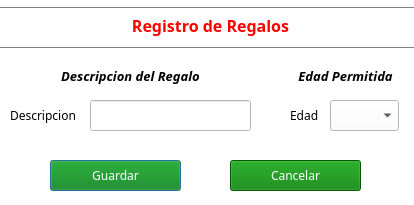
<?xml version="1.0" encoding="UTF-8"?>
<ui version="4.0">
 <class>regalo</class>
 <widget class="QDialog" name="regalo">
  <property name="geometry">
   <rect>
    <x>0</x>
    <y>0</y>
    <width>414</width>
    <height>205</height>
   </rect>
  </property>
  <property name="palette">
   <palette>
    <active>
     <colorrole role="WindowText">
      <brush brushstyle="SolidPattern">
       <color alpha="255">
        <red>0</red>
        <green>0</green>
        <blue>0</blue>
       </color>
      </brush>
     </colorrole>
     <colorrole role="Button">
      <brush brushstyle="SolidPattern">
       <color alpha="255">
        <red>255</red>
        <green>255</green>
        <blue>255</blue>
       </color>
      </brush>
     </colorrole>
     <colorrole role="Light">
      <brush brushstyle="SolidPattern">
       <color alpha="255">
        <red>255</red>
        <green>255</green>
        <blue>255</blue>
       </color>
      </brush>
     </colorrole>
     <colorrole role="Midlight">
      <brush brushstyle="SolidPattern">
       <color alpha="255">
        <red>255</red>
        <green>255</green>
        <blue>255</blue>
       </color>
      </brush>
     </colorrole>
     <colorrole role="Dark">
      <brush brushstyle="SolidPattern">
       <color alpha="255">
        <red>127</red>
        <green>127</green>
        <blue>127</blue>
       </color>
      </brush>
     </colorrole>
     <colorrole role="Mid">
      <brush brushstyle="SolidPattern">
       <color alpha="255">
        <red>170</red>
        <green>170</green>
        <blue>170</blue>
       </color>
      </brush>
     </colorrole>
     <colorrole role="Text">
      <brush brushstyle="SolidPattern">
       <color alpha="255">
        <red>0</red>
        <green>0</green>
        <blue>0</blue>
       </color>
      </brush>
     </colorrole>
     <colorrole role="BrightText">
      <brush brushstyle="SolidPattern">
       <color alpha="255">
        <red>255</red>
        <green>255</green>
        <blue>255</blue>
       </color>
      </brush>
     </colorrole>
     <colorrole role="ButtonText">
      <brush brushstyle="SolidPattern">
       <color alpha="255">
        <red>0</red>
        <green>0</green>
        <blue>0</blue>
       </color>
      </brush>
     </colorrole>
     <colorrole role="Base">
      <brush brushstyle="SolidPattern">
       <color alpha="255">
        <red>255</red>
        <green>255</green>
        <blue>255</blue>
       </color>
      </brush>
     </colorrole>
     <colorrole role="Window">
      <brush brushstyle="SolidPattern">
       <color alpha="255">
        <red>255</red>
        <green>255</green>
        <blue>255</blue>
       </color>
      </brush>
     </colorrole>
     <colorrole role="Shadow">
      <brush brushstyle="SolidPattern">
       <color alpha="255">
        <red>0</red>
        <green>0</green>
        <blue>0</blue>
       </color>
      </brush>
     </colorrole>
     <colorrole role="AlternateBase">
      <brush brushstyle="SolidPattern">
       <color alpha="255">
        <red>255</red>
        <green>255</green>
        <blue>255</blue>
       </color>
      </brush>
     </colorrole>
     <colorrole role="ToolTipBase">
      <brush brushstyle="SolidPattern">
       <color alpha="255">
        <red>255</red>
        <green>255</green>
        <blue>220</blue>
       </color>
      </brush>
     </colorrole>
     <colorrole role="ToolTipText">
      <brush brushstyle="SolidPattern">
       <color alpha="255">
        <red>0</red>
        <green>0</green>
        <blue>0</blue>
       </color>
      </brush>
     </colorrole>
    </active>
    <inactive>
     <colorrole role="WindowText">
      <brush brushstyle="SolidPattern">
       <color alpha="255">
        <red>0</red>
        <green>0</green>
        <blue>0</blue>
       </color>
      </brush>
     </colorrole>
     <colorrole role="Button">
      <brush brushstyle="SolidPattern">
       <color alpha="255">
        <red>255</red>
        <green>255</green>
        <blue>255</blue>
       </color>
      </brush>
     </colorrole>
     <colorrole role="Light">
      <brush brushstyle="SolidPattern">
       <color alpha="255">
        <red>255</red>
        <green>255</green>
        <blue>255</blue>
       </color>
      </brush>
     </colorrole>
     <colorrole role="Midlight">
      <brush brushstyle="SolidPattern">
       <color alpha="255">
        <red>255</red>
        <green>255</green>
        <blue>255</blue>
       </color>
      </brush>
     </colorrole>
     <colorrole role="Dark">
      <brush brushstyle="SolidPattern">
       <color alpha="255">
        <red>127</red>
        <green>127</green>
        <blue>127</blue>
       </color>
      </brush>
     </colorrole>
     <colorrole role="Mid">
      <brush brushstyle="SolidPattern">
       <color alpha="255">
        <red>170</red>
        <green>170</green>
        <blue>170</blue>
       </color>
      </brush>
     </colorrole>
     <colorrole role="Text">
      <brush brushstyle="SolidPattern">
       <color alpha="255">
        <red>0</red>
        <green>0</green>
        <blue>0</blue>
       </color>
      </brush>
     </colorrole>
     <colorrole role="BrightText">
      <brush brushstyle="SolidPattern">
       <color alpha="255">
        <red>255</red>
        <green>255</green>
        <blue>255</blue>
       </color>
      </brush>
     </colorrole>
     <colorrole role="ButtonText">
      <brush brushstyle="SolidPattern">
       <color alpha="255">
        <red>0</red>
        <green>0</green>
        <blue>0</blue>
       </color>
      </brush>
     </colorrole>
     <colorrole role="Base">
      <brush brushstyle="SolidPattern">
       <color alpha="255">
        <red>255</red>
        <green>255</green>
        <blue>255</blue>
       </color>
      </brush>
     </colorrole>
     <colorrole role="Window">
      <brush brushstyle="SolidPattern">
       <color alpha="255">
        <red>255</red>
        <green>255</green>
        <blue>255</blue>
       </color>
      </brush>
     </colorrole>
     <colorrole role="Shadow">
      <brush brushstyle="SolidPattern">
       <color alpha="255">
        <red>0</red>
        <green>0</green>
        <blue>0</blue>
       </color>
      </brush>
     </colorrole>
     <colorrole role="AlternateBase">
      <brush brushstyle="SolidPattern">
       <color alpha="255">
        <red>255</red>
        <green>255</green>
        <blue>255</blue>
       </color>
      </brush>
     </colorrole>
     <colorrole role="ToolTipBase">
      <brush brushstyle="SolidPattern">
       <color alpha="255">
        <red>255</red>
        <green>255</green>
        <blue>220</blue>
       </color>
      </brush>
     </colorrole>
     <colorrole role="ToolTipText">
      <brush brushstyle="SolidPattern">
       <color alpha="255">
        <red>0</red>
        <green>0</green>
        <blue>0</blue>
       </color>
      </brush>
     </colorrole>
    </inactive>
    <disabled>
     <colorrole role="WindowText">
      <brush brushstyle="SolidPattern">
       <color alpha="255">
        <red>127</red>
        <green>127</green>
        <blue>127</blue>
       </color>
      </brush>
     </colorrole>
     <colorrole role="Button">
      <brush brushstyle="SolidPattern">
       <color alpha="255">
        <red>255</red>
        <green>255</green>
        <blue>255</blue>
       </color>
      </brush>
     </colorrole>
     <colorrole role="Light">
      <brush brushstyle="SolidPattern">
       <color alpha="255">
        <red>255</red>
        <green>255</green>
        <blue>255</blue>
       </color>
      </brush>
     </colorrole>
     <colorrole role="Midlight">
      <brush brushstyle="SolidPattern">
       <color alpha="255">
        <red>255</red>
        <green>255</green>
        <blue>255</blue>
       </color>
      </brush>
     </colorrole>
     <colorrole role="Dark">
      <brush brushstyle="SolidPattern">
       <color alpha="255">
        <red>127</red>
        <green>127</green>
        <blue>127</blue>
       </color>
      </brush>
     </colorrole>
     <colorrole role="Mid">
      <brush brushstyle="SolidPattern">
       <color alpha="255">
        <red>170</red>
        <green>170</green>
        <blue>170</blue>
       </color>
      </brush>
     </colorrole>
     <colorrole role="Text">
      <brush brushstyle="SolidPattern">
       <color alpha="255">
        <red>127</red>
        <green>127</green>
        <blue>127</blue>
       </color>
      </brush>
     </colorrole>
     <colorrole role="BrightText">
      <brush brushstyle="SolidPattern">
       <color alpha="255">
        <red>255</red>
        <green>255</green>
        <blue>255</blue>
       </color>
      </brush>
     </colorrole>
     <colorrole role="ButtonText">
      <brush brushstyle="SolidPattern">
       <color alpha="255">
        <red>127</red>
        <green>127</green>
        <blue>127</blue>
       </color>
      </brush>
     </colorrole>
     <colorrole role="Base">
      <brush brushstyle="SolidPattern">
       <color alpha="255">
        <red>255</red>
        <green>255</green>
        <blue>255</blue>
       </color>
      </brush>
     </colorrole>
     <colorrole role="Window">
      <brush brushstyle="SolidPattern">
       <color alpha="255">
        <red>255</red>
        <green>255</green>
        <blue>255</blue>
       </color>
      </brush>
     </colorrole>
     <colorrole role="Shadow">
      <brush brushstyle="SolidPattern">
       <color alpha="255">
        <red>0</red>
        <green>0</green>
        <blue>0</blue>
       </color>
      </brush>
     </colorrole>
     <colorrole role="AlternateBase">
      <brush brushstyle="SolidPattern">
       <color alpha="255">
        <red>255</red>
        <green>255</green>
        <blue>255</blue>
       </color>
      </brush>
     </colorrole>
     <colorrole role="ToolTipBase">
      <brush brushstyle="SolidPattern">
       <color alpha="255">
        <red>255</red>
        <green>255</green>
        <blue>220</blue>
       </color>
      </brush>
     </colorrole>
     <colorrole role="ToolTipText">
      <brush brushstyle="SolidPattern">
       <color alpha="255">
        <red>0</red>
        <green>0</green>
        <blue>0</blue>
       </color>
      </brush>
     </colorrole>
    </disabled>
   </palette>
  </property>
  <property name="windowTitle">
   <string>Dialog</string>
  </property>
  <widget class="QComboBox" name="listEdad">
   <property name="geometry">
    <rect>
     <x>330</x>
     <y>100</y>
     <width>69</width>
     <height>31</height>
    </rect>
   </property>
   <property name="font">
    <font>
     <family>Century Gothic</family>
    </font>
   </property>
  </widget>
  <widget class="QLabel" name="label">
   <property name="geometry">
    <rect>
     <x>10</x>
     <y>10</y>
     <width>401</width>
     <height>31</height>
    </rect>
   </property>
   <property name="font">
    <font>
     <family>Century Gothic</family>
     <pointsize>12</pointsize>
     <weight>75</weight>
     <bold>true</bold>
    </font>
   </property>
   <property name="styleSheet">
    <string notr="true">color: rgb(255, 0, 0);</string>
   </property>
   <property name="text">
    <string>Registro de Regalos</string>
   </property>
   <property name="alignment">
    <set>Qt::AlignCenter</set>
   </property>
  </widget>
  <widget class="QPushButton" name="botGuardar">
   <property name="geometry">
    <rect>
     <x>50</x>
     <y>160</y>
     <width>131</width>
     <height>31</height>
    </rect>
   </property>
   <property name="font">
    <font>
     <family>Century Gothic</family>
    </font>
   </property>
   <property name="styleSheet">
    <string notr="true">color: rgb(255, 255, 255);
background-color: rgb(0, 125, 0);</string>
   </property>
   <property name="text">
    <string>Guardar</string>
   </property>
  </widget>
  <widget class="QLabel" name="label_5">
   <property name="geometry">
    <rect>
     <x>290</x>
     <y>100</y>
     <width>41</width>
     <height>31</height>
    </rect>
   </property>
   <property name="font">
    <font>
     <family>Century Gothic</family>
     <pointsize>9</pointsize>
    </font>
   </property>
   <property name="text">
    <string>Edad</string>
   </property>
  </widget>
  <widget class="QLabel" name="label_4">
   <property name="geometry">
    <rect>
     <x>10</x>
     <y>60</y>
     <width>241</width>
     <height>31</height>
    </rect>
   </property>
   <property name="font">
    <font>
     <family>Century Gothic</family>
     <pointsize>10</pointsize>
     <weight>75</weight>
     <italic>true</italic>
     <bold>true</bold>
    </font>
   </property>
   <property name="text">
    <string>Descripcion del Regalo</string>
   </property>
   <property name="alignment">
    <set>Qt::AlignCenter</set>
   </property>
  </widget>
  <widget class="Line" name="line_2">
   <property name="geometry">
    <rect>
     <x>0</x>
     <y>40</y>
     <width>481</width>
     <height>16</height>
    </rect>
   </property>
   <property name="orientation">
    <enum>Qt::Horizontal</enum>
   </property>
  </widget>
  <widget class="QLabel" name="label_2">
   <property name="geometry">
    <rect>
     <x>10</x>
     <y>100</y>
     <width>91</width>
     <height>31</height>
    </rect>
   </property>
   <property name="font">
    <font>
     <family>Century Gothic</family>
     <pointsize>9</pointsize>
    </font>
   </property>
   <property name="text">
    <string>Descripcion</string>
   </property>
  </widget>
  <widget class="QPushButton" name="botCancelar">
   <property name="geometry">
    <rect>
     <x>230</x>
     <y>160</y>
     <width>131</width>
     <height>31</height>
    </rect>
   </property>
   <property name="font">
    <font>
     <family>Century Gothic</family>
    </font>
   </property>
   <property name="styleSheet">
    <string notr="true">color: rgb(255, 255, 255);
background-color: rgb(0, 125, 0);</string>
   </property>
   <property name="text">
    <string>Cancelar</string>
   </property>
  </widget>
  <widget class="Line" name="line">
   <property name="geometry">
    <rect>
     <x>-10</x>
     <y>0</y>
     <width>491</width>
     <height>16</height>
    </rect>
   </property>
   <property name="orientation">
    <enum>Qt::Horizontal</enum>
   </property>
  </widget>
  <widget class="QLabel" name="label_10">
   <property name="geometry">
    <rect>
     <x>270</x>
     <y>60</y>
     <width>151</width>
     <height>31</height>
    </rect>
   </property>
   <property name="font">
    <font>
     <family>Century Gothic</family>
     <pointsize>10</pointsize>
     <weight>75</weight>
     <italic>true</italic>
     <bold>true</bold>
    </font>
   </property>
   <property name="text">
    <string>Edad Permitida</string>
   </property>
   <property name="alignment">
    <set>Qt::AlignCenter</set>
   </property>
  </widget>
  <widget class="QLineEdit" name="textDescripcion">
   <property name="geometry">
    <rect>
     <x>90</x>
     <y>100</y>
     <width>161</width>
     <height>31</height>
    </rect>
   </property>
   <property name="font">
    <font>
     <family>Century Gothic</family>
    </font>
   </property>
  </widget>
 </widget>
 <resources/>
 <connections/>
</ui>
